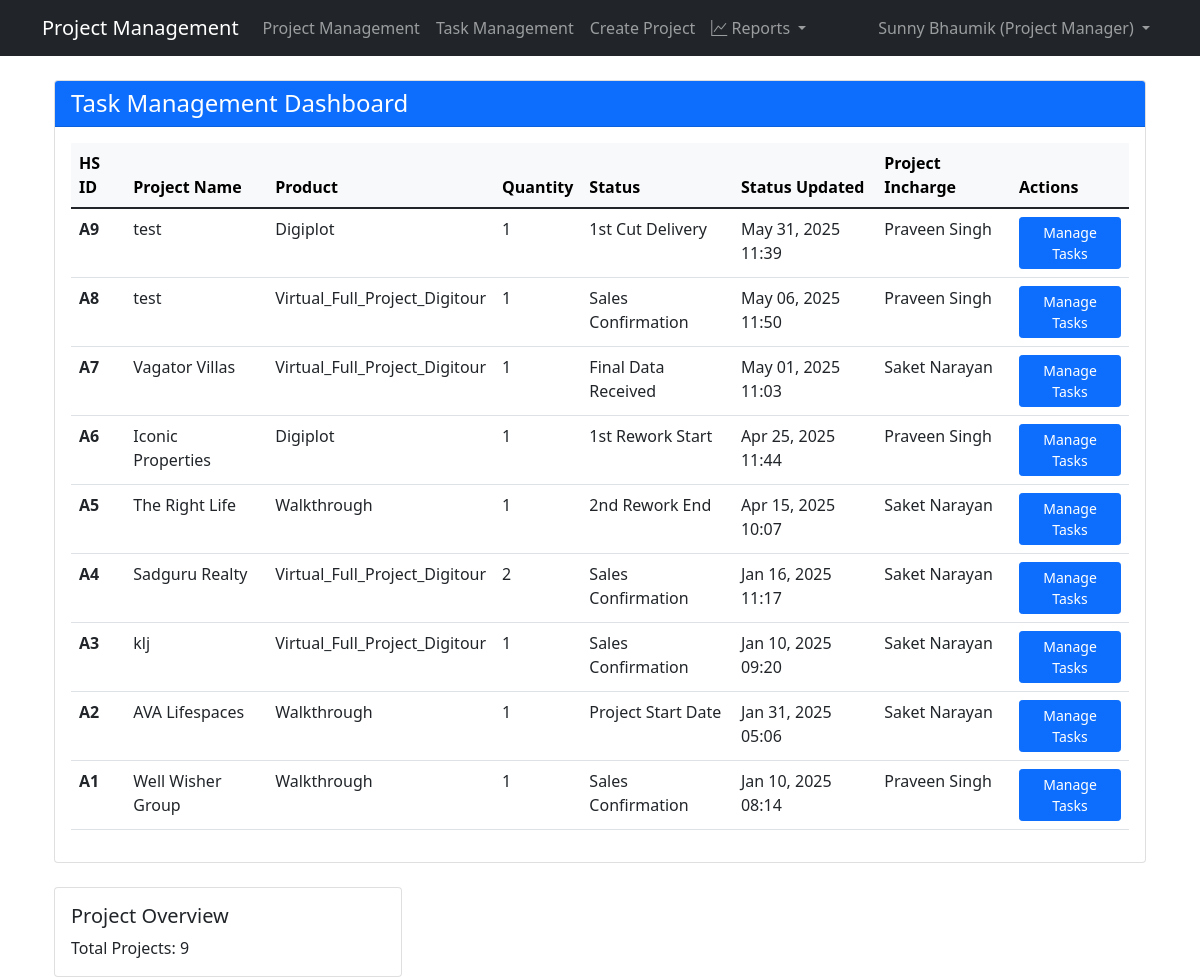
Before: /projects/tasks/dashboard/ (signed in) with the older database file.
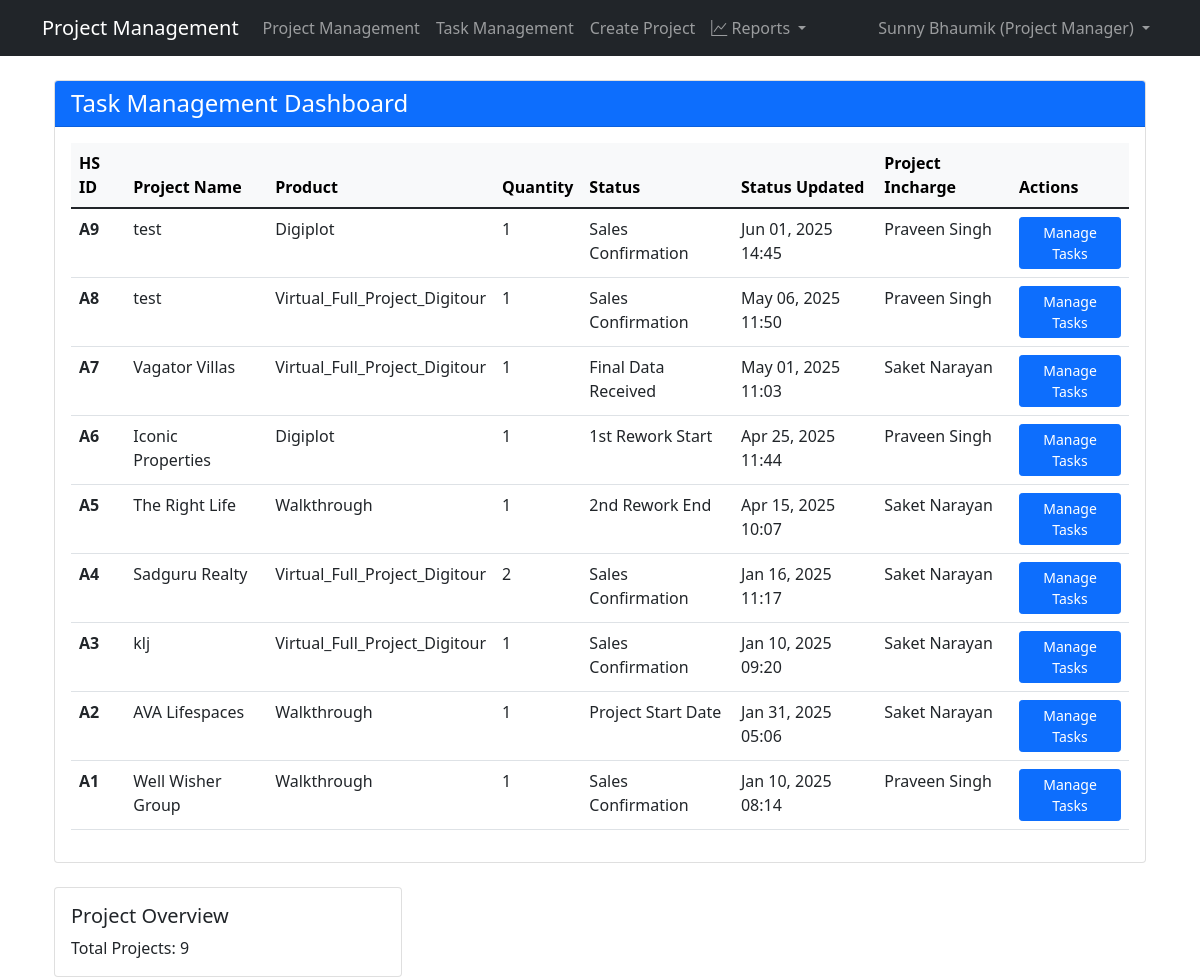
After: the same page with the newer database file.
### projects/models.py (models this page shows, shortened)
class Project(models.Model):
    id = models.UUIDField(
        primary_key=True,
        default=uuid.uuid4,
        editable=False
    )
    hs_id = models.CharField(
        max_length=10,
        unique=True,
        editable=False,
        help_text="Human-readable unique identifier (e.g., A1, A2, B1, etc.)"
    )
    opportunity_id = models.CharField(
        max_length=100,
        unique=False,
        help_text="Business opportunity identifier"
    )
    project_type = models.CharField(
        max_length=100,
        blank=True,
        null=True,
        help_text="Type of project (optional)"
    )
    project_name = models.CharField(
        max_length=255,
        help_text="Name of the project"
    )
    builder_name = models.CharField(
        max_length=255,
        help_text="Name of the builder/client"
    )
    city = models.ForeignKey(
        City,
        on_delete=models.PROTECT,
        related_name='projects',
        help_text="City where this project is located"
    )
    product = models.ForeignKey(
        Product,
        on_delete=models.PROTECT,
        related_name='projects',
        help_text="The product being delivered in this project"
    )
    product_subcategory = models.ForeignKey(
        ProductSubcategory,
        on_delete=models.PROTECT,
        related_name='projects',
        null=True,
        blank=True,
        help_text="Optional subcategory classification for this project"
    )
    package_id = models.CharField(
        max_length=100,
        blank=True,
        null=True,
        help_text="Optional package identifier"
    )
    quantity = models.PositiveIntegerField(
        help_text="Quantity of products for this project"
    )
    purchase_date = models.DateField(
        help_text="Date when the project was purchased"
    )
    sales_confirmation_date = models.DateField(
        help_text="Date when sales confirmation was received"
    )
    expected_tat = models.PositiveIntegerField(
        validators=[MinValueValidator(1)],
        help_text="Expected turnaround time in days (defaults to product TAT but can be overridden)"
    )
    account_manager = models.CharField(
        max_length=255,
        help_text="Name of the account manager responsible for this project"
    )
    dpm = models.ForeignKey(
        User,
        on_delete=models.PROTECT,
        related_name='dpm_projects',
        help_text="The Digital Project Manager assigned to this project"
    )
    current_status = models.ForeignKey(
        ProjectStatusOption,
        on_delete=models.PROTECT,
        related_name='projects',
        help_text="Current status of the project"
    )
    project_incharge = models.ForeignKey(
        'accounts.User',
        on_delete=models.PROTECT,
        related_name='incharge_projects',
        null=True,
        blank=True,
        help_text="Team member assigned as project incharge"
    )
    expected_completion_date = models.DateField(
        null=True,
        blank=True,
        help_text="Expected date of project completion"
    )
    delivery_performance_rating = models.DecimalField(
        max_digits=2,
        decimal_places=1,
        null=True,
        blank=True,
        validators=[
            MinValueValidator(1),
            MaxValueValidator(5)
        ],
        help_text="Delivery performance rating (1-5)"
    )
    created_at = models.DateTimeField(auto_now_add=True)
    updated_at = models.DateTimeField(auto_now=True)
    class Meta:
        ordering = ['-created_at']
        verbose_name = 'Project'
        verbose_name_plural = 'Projects'
        indexes = [
            models.Index(fields=['opportunity_id']),
        ]

class Product(models.Model):
    id = models.UUIDField(
        primary_key=True,
        default=uuid.uuid4,
        editable=False
    )
    name = models.CharField(
        max_length=255,
        unique=True,
        help_text="Name of the product"
    )
    expected_tat = models.PositiveIntegerField(
        validators=[MinValueValidator(1)],
        help_text="Default expected turnaround time in days for this product"
    )
    is_active = models.BooleanField(
        default=True,
        help_text="Whether this product is available for new projects"
    )
    created_at = models.DateTimeField(auto_now_add=True)
    updated_at = models.DateTimeField(auto_now=True)
    class Meta:
        ordering = ['name']
        verbose_name = 'Product'
        verbose_name_plural = 'Products'

### accounts/models.py (models this page shows, shortened)
class User(AbstractUser):
    id = models.UUIDField(primary_key=True, default=uuid.uuid4, editable=False)
    ROLES = (
        ('DPM', 'Project Manager'),
        ('TEAM_MEMBER', 'Team Member'),
    )
    role = models.CharField(max_length=20, choices=ROLES)
    created_at = models.DateTimeField(auto_now_add=True)
    updated_at = models.DateTimeField(auto_now=True)
    groups = models.ManyToManyField(
        'auth.Group',
        related_name='custom_user_set',
        blank=True,
        verbose_name='groups',
        help_text='The groups this user belongs to.',
    )
    user_permissions = models.ManyToManyField(
        'auth.Permission',
        related_name='custom_user_set',
        blank=True,
        verbose_name='user permissions',
        help_text='Specific permissions for this user.',
    )

### projects/views.py (the view)
# urls.py: path('tasks/dashboard/', views.dpm_task_dashboard, name='dpm_task_dashboard'),
@login_required
def dpm_task_dashboard(request):
    if request.user.role != 'DPM':
        messages.error(request, "Access denied. This page is only for Project Managers.")
        return redirect('home')
    success, result = ProjectService.get_dpm_projects_for_task_management(request.user)
    if not success:
        messages.error(request, result)
        return redirect('home')
    projects = result
    context = {
        'projects': projects,
        'title': 'Task Management Dashboard'
    }
    return render(request, 'projects/dpm_task_dashboard.html', context)

### projects/templates/projects/dpm_task_dashboard.html (shortened to what the changed rows need)
{% extends "base.html" %}
{% block content %}
<div class="container-fluid">
    <div class="row">
        <div class="col">
            <div class="card">
                <div class="card-body">
                    {% if projects %}
                        <div class="table-responsive">
                            <table class="table table-hover">
                                <thead class="table-light">
                                    <tr>
                                        <th>HS ID</th>
                                        <th>Project Name</th>
                                        <th>Product</th>
                                        <th>Quantity</th>
                                        <th>Status</th>
                                        <th>Status Updated</th>
                                        <th>Project Incharge</th>
                                        <th>Actions</th>
                                    </tr>
                                </thead>
                                <tbody>
                                    {% for project in projects %}
                                    <tr>
                                        <td>
                                            <strong>{{ project.hs_id }}</strong>
                                        </td>
                                        <td>{{ project.project_name }}</td>
                                        <td>{{ project.product.name }}</td>
                                        <td>{{ project.quantity }}</td>
                                        <td>
                                            {% if project.latest_status_name %}
                                                {{ project.latest_status_name }}
                                            {% else %}
                                                <span class="text-muted">No status</span>
                                            {% endif %}
                                        </td>
                                        <td>
                                            {% if project.latest_status_date %}
                                                {{ project.latest_status_date|date:"M d, Y H:i" }}
                                            {% else %}
                                                <span class="text-muted">-</span>
                                            {% endif %}
                                        </td>
                                        <td>
                                            {% if project.project_incharge %}
                                                {{ project.project_incharge.get_full_name }}
                                            {% else %}
                                                <span class="text-muted">Not assigned</span>
                                            {% endif %}
                                        </td>
                                        <td>
                                            <a href="{% url 'projects:project_management' project.id %}"
                                               class="btn btn-primary btn-sm">
                                                Manage Tasks
                                            </a>
                                        </td>
                                    </tr>
                                    {% endfor %}
                                </tbody>
                            </table>
                        </div>
                    {% else %}
                        <div class="text-center py-4">
                            <p class="text-muted mb-0">No projects found.</p>
                        </div>
                    {% endif %}
                </div>
            </div>
        </div>
    </div>
</div>
{% endblock %}

Changed rows visible on the page:
changed Project: latest_status_name "1st Cut Delivery" → "Sales Confirmation"; latest_status_date "May 31, 2025 11:39" → "Jun 01, 2025 14:45"
